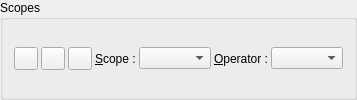
    <widget class="QGroupBox" name="gbScopes" >
     <property name="title" >
      <string>Scopes</string>
     </property>
     <layout class="QHBoxLayout" >
      <property name="spacing" >
       <number>3</number>
      </property>
      <item>
       <widget class="QToolButton" name="tbUndo" >
        <property name="toolTip" >
         <string>Undo last current scope/operator settings if possible</string>
        </property>
        <property name="icon" >
         <iconset resource="../resources/QMake.qrc" >:/icons/icons/clear.png</iconset>
        </property>
       </widget>
      </item>
      <item>
       <widget class="QToolButton" name="tbAddScope" >
        <property name="toolTip" >
         <string>Add a new scope</string>
        </property>
        <property name="icon" >
         <iconset resource="../resources/QMake.qrc" >:/icons/icons/add.png</iconset>
        </property>
       </widget>
      </item>
      <item>
       <widget class="QToolButton" name="tbRemoveScope" >
        <property name="toolTip" >
         <string>Remove the current scope</string>
        </property>
        <property name="icon" >
         <iconset resource="../resources/QMake.qrc" >:/icons/icons/remove.png</iconset>
        </property>
       </widget>
      </item>
      <item>
       <widget class="QLabel" name="lScope" >
        <property name="text" >
         <string>&amp;Scope :</string>
        </property>
        <property name="buddy" >
         <cstring>cbScopes</cstring>
        </property>
       </widget>
      </item>
      <item>
       <widget class="QComboBox" name="cbScopes" >
        <property name="sizePolicy" >
         <sizepolicy vsizetype="Fixed" hsizetype="Expanding" >
          <horstretch>0</horstretch>
          <verstretch>0</verstretch>
         </sizepolicy>
        </property>
       </widget>
      </item>
      <item>
       <spacer>
        <property name="orientation" >
         <enum>Qt::Horizontal</enum>
        </property>
        <property name="sizeType" >
         <enum>QSizePolicy::Maximum</enum>
        </property>
        <property name="sizeHint" >
         <size>
          <width>0</width>
          <height>25</height>
         </size>
        </property>
       </spacer>
      </item>
      <item>
       <widget class="QLabel" name="lOperator" >
        <property name="text" >
         <string>&amp;Operator :</string>
        </property>
        <property name="buddy" >
         <cstring>cbOperators</cstring>
        </property>
       </widget>
      </item>
      <item>
       <widget class="QComboBox" name="cbOperators" />
      </item>
     </layout>
    </widget>
